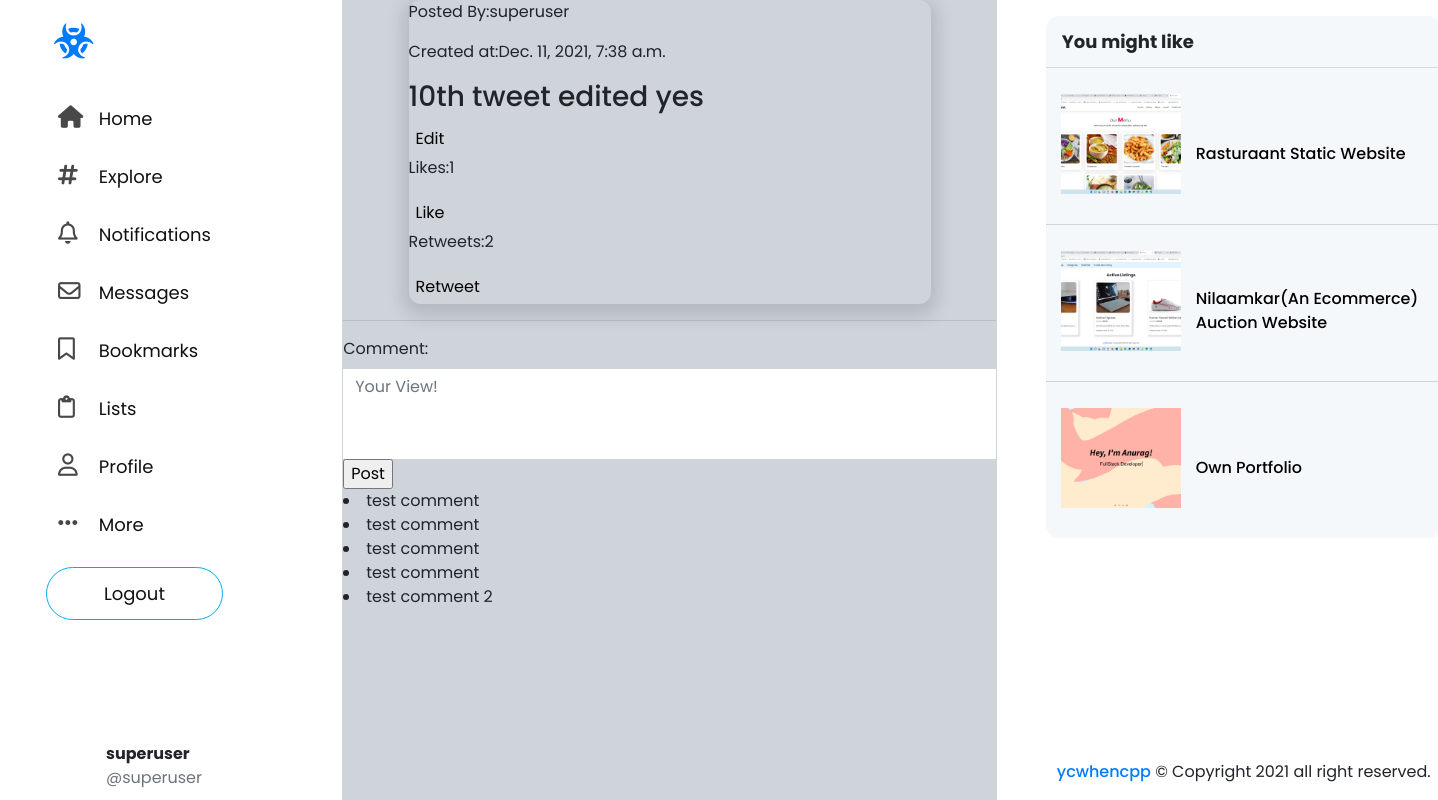
The page /tweet/11 (signed in) on the database its author committed.
### network/models.py (models this page shows, shortened)
class User(AbstractUser):
    pass
    is_following=models.ManyToManyField("self",related_name="followers",blank=True,symmetrical=False)
    def __str__(self):
        return self.username

class make_tweet(models.Model):
    content=models.CharField(max_length=1000,null=False)
    author=models.ForeignKey(User,on_delete=models.CASCADE,related_name="tweet")
    time_stamp=models.DateTimeField(auto_now_add=True)
    liked=models.ManyToManyField(User,related_name="like",blank=True)
    retweet=models.ManyToManyField(User,related_name="retweet",blank=True)
    def likecount(self):
        return self.liked.all().count()
    def retweetcount(self):
        return self.retweet.all().count()
    class Meta:
        ordering=['-time_stamp']

class tweet_comment(models.Model):
    comment=models.CharField(max_length=1000,null=False)
    author=models.ForeignKey(User,on_delete=models.CASCADE,related_name="comment")
    tweet=models.ForeignKey(make_tweet,on_delete=models.CASCADE,related_name="tweet")
    is_liked=models.ManyToManyField(User,related_name="comment_like",blank=True)
    timestamp=models.DateTimeField(auto_now_add=True)

### network/views.py (the view)
# urls.py: path("tweet/<int:id>", views.view_tweet, name="view_tweet"),
def view_tweet(request,id):
    tweet=make_tweet.objects.get(pk=id)
    comments=tweet_comment.objects.filter(tweet=tweet).all()
    return render(request,"network/viewtweet.html",{
        "tweet":tweet,
        "commentform":commentform,
        "comments":comments
    })

### network/templates/network/viewtweet.html (shortened to what this page needs)
{% extends "network/layout.html" %}
{% block body %}
<div class="tweets">
    <div class="tweet" id='tweet-{{tweet.id}}'>
        <div class="tweet-info">
            <p class="tweet-author" onclick="location.href='{% url 'view_profile' tweet.author %}'">Posted By:{{tweet.author}}</p>
            <p class="timestamp">Created at:{{tweet.time_stamp}}</p>
        </div>
        <h3 class="tweet-content" id="tweet-content-{{tweet.id}}">{{tweet.content}}</h3>
        <button class="edit_button " data-id="{{tweet.id}}">Edit</button>
        <p  id="like-post-{{tweet.id}}" class="like-count">Likes:{{tweet.likecount}}</p>
        <button class="like-button" data-id="{{tweet.id}}">Like</button>
        <p  id="rt-post-{{tweet.id}}" class="rt-count">Retweets:{{tweet.retweetcount}}</p>
        <button class="rt-button" data-id="{{tweet.id}}">Retweet</button>
    </div>
    <hr>
</div>
<div class="comment">
    <form action="{% url 'comment' tweet.id %}" method="POST">
        {{commentform}}
        <input type="submit" value="Post">
    </form>
    {% for comment in comments %}
    <li>{{comment.comment}}</li>
    {% empty %}
    No comments yet
    {% endfor %}
</div>
{% endblock %}

### network/templates/network/layout.html (shortened to what this page needs)
{% load static %}
<!DOCTYPE html>
<html lang="en">
    <head>
        <link rel="stylesheet" href="https://stackpath.bootstrapcdn.com/bootstrap/4.4.1/css/bootstrap.min.css">
        <link href="{% static 'network/styles.css' %}" rel="stylesheet">
    </head>
    <body>
        <div class="container">
            <div class="row">
              <div class="col-md-3  d-flex sidebar sticky-top " >
                <nav class="navbar d-flex flex-column justify-content-between mt-3 ">
                    <ul class="nav flex-column justify-content-between">
                        <a href="{% url 'index' %}" class="logo " ><i class="fas fa-biohazard"></i></a>
                        <li class="nav-item">
                            <a class="nav-link" href="{% url 'index' %}"><i class="fas  fa-home"></i> <span class ="ml-3">Home</span></a>
                          </li>
                        {% if user.is_authenticated %}
                              <li class="nav-item">
                                <a class="nav-link" href="{% url 'following' %}"><i class="fas fa-hashtag"></i> <span class ="ml-3">Explore</span></a>
                              </li>
                              <li class="nav-item">
                                  <a class="nav-link" href="#"><i class="far fa-bell"></i> <span class ="ml-3">Notifications</span></a>
                              </li>
                              <li class="nav-item">
                                  <a class="nav-link" href="#"><i class="far fa-envelope"></i> <span class ="ml-3">Messages</span></a>
                              </li>
                              <li class="nav-item">
                                  <a class="nav-link" href="#"><i class="far fa-bookmark"></i> <span class ="ml-3">Bookmarks</span></a>
                              </li>
                              <li class="nav-item">
                                  <a class="nav-link" href="#"><i class="far fa-clipboard"></i> <span class ="ml-3">Lists</span></a>
                              </li>
                              <li class="nav-item">
                                  <a class="nav-link" href="{% url 'view_profile' user.username %}"><i class="far fa-user"></i> <span class ="ml-3">Profile</span></a>
                              </li>
                              <li class="nav-item">
                                  <a class="nav-link" href="#"><i class="fas fa-ellipsis-h"></i> <span class ="ml-3">More</span></a>
                              </li>
                              <li class="nav-item">
                                  <a class="nav-link logout-btn"  href="{% url 'logout' %}">Logout</a>
                              </li>
                          {% else %}
                          <li class="nav-item">
                            <a class="nav-link" href="#"><i class="fas fa-cog"></i> <span class ="ml-3">Settings</span></a>
                        </li>
                      {% endif %}
                    </ul>
                    {% if user.is_authenticated %}
                      <div class="user-sidebar ">
                        <img class=" sidebar-profile-img" src="https://abs.twimg.com/sticky/default_profile_images/default_profile_400x400.png" alt="">
                        <div class="sidebar-user-info">
                            <p class="mb-0"><strong>{{user.username}}</strong></p>
                            <p class="text-muted">@{{user.username}}</p>
                        </div>
                      </div>
                    {% endif %}
                </nav>
            </div>
              <div class=" body col-md-6 " style="padding: 0;">
                {% block body %}
                {% endblock %}
              </div>
              <div class="right-side col-md-3 pl-5 sticky-top d-flex flex-column justify-content-between" style="padding: 15px 25px 0 25px;">
                {% if not user.is_authenticated %}
                    <div class="card mt-2" style="border-radius: 15px;width:398px;">
                          <div class="card-body">
                              <h5 class="card-title" style="margin-bottom: 2px"><strong>Welcome to the Network!</strong></h5>
                              <p class="card-text"><small class="text-muted"></small></p>
                              <a style="width: 75%" class="btn register-btn mb-3" href="{% url 'register' %}">Register</a>
                              <a style="width: 75%" class="btn login-btn" href="{% url 'login' %}">Log In</a>
                          </div>
                    </div>
                {% else %}
                    <div class="card " style="border-radius: 15px; overflow: hidden; border-color: transparent;width:398px;">
                        <div class="card-header" style="font-weight: bolder; font-size: 18px; background-color: rgb(245, 248, 250); padding-left: 16px">You might like</div>
                          <div class="card-body card-border d-flex  pt-3" style="padding: 0; background-color: rgb(245, 248, 250);">
                                <div class="web-image">
                                    <img src="{% static 'network/images/rassturant.png' %}" alt="">
                                </div>
                                <div class="web-link"> <a href="https://rasturaant.netlify.app/">Rasturaant Static Website</a> </div>
                          </div>
                          <div class="card-body card-border d-flex   pt-3" style="padding: 0; background-color: rgb(245, 248, 250);">
                                <div class="web-image">
                                    <img src="{% static 'network/images/nilaamkar.png' %}" alt="">
                                </div>
                                <div class="web-link"> <a href="https://nilaamkar.herokuapp.com/">Nilaamkar(An Ecommerce) Auction Website</a> </div>
                          </div>
                          <div class="card-body  d-flex   pt-3" style="padding: 0; background-color: rgb(245, 248, 250);">
                                <div class="web-image">
                                    <img src="{% static 'network/images/portfolio.png' %}" alt="">
                                </div>
                                <div class="web-link"> <a href="https://anuragchoudhary.codes/">Own Portfolio</a> </div>
                          </div>
                        </div>
                {% endif %}
                <footer class="medium text-center">
                    <p><a href="https://anuragchoudhary.codes/" style="text-decoration: none; font-weight: 500;">ycwhencpp</a> &#169; Copyright 2021 all right reserved.</p>
                </footer>
                </div>
            </div>
            </div>
    </body>
</html>

### network/static/network/styles.css (style rules this page uses)
html { scroll-behavior: smooth; }
body { font-family: "Poppins",sans-serif; box-sizing: border-box; margin: 0; padding:0; }
.container { max-width:1408px; }
.row { width: 1309px; margin-right:100px }
.sidebar { height:100vh; width:100%; }
.logo { margin-bottom:32px; margin-left:8px; }
.logo i { font-size:35px; color:#007bff; }
li.nav-item { display: inline-block; display: flex; margin-bottom: 7px; }
i { width:20px; }
a.nav-link { padding: 12px 12px; color:#111; font-size:18px; font-weight: 400; }
a.nav-link i { color:rgb(73, 72, 72); }
.register-btn,.login-btn,.logout-btn,.follow-button { padding:10px 20px ; color:#00acee; background:#fff; border:1px solid #00acee; border-radius: 30px; font-weight: 500; margin:0 40px; }
.logout-btn { width:100%; margin:0; text-align: center; margin-top:10px; }
.user-sidebar { width: 100%; height: 50px; display:flex; }
.sidebar-user-info { display: flex; flex-direction: column; }
.sidebar-profile-img { width:50px; margin-right: 10px; object-fit: contain; border-radius: 50%; }
.body { border:1px solid #ced4da; border-top: 0; background: #ced4da; border-bottom: 1px solid #ced4da; }
textarea.form-control { height:90px; resize: none; }
.tweet { width:80% !important; margin-right: auto; margin-left: auto; border-radius: 12px !important; box-shadow: 0px 6px 17px 7px rgb(0 0 0 / 12%); }
textarea.form-control { border:none !important; outline:none !important; border-radius: 0; }
button,button:active,button:focus { outline:none; border:none; background: none; padding: 5px 7px; }
i { font-size:22.5px; color:gray; }
.right-side { height:100vh; }
.web-image { height:130px; width:150px; text-align: center; }
.web-image { padding:10px 15px ; align-items: center; margin-bottom: 10px; }
.web-image img { height:100px; width:120px; object-fit:cover; }
.web-link { align-self: center; }
.card-border { border-bottom: 1px solid #ced4da; }
.web-link a { font-weight:500; color:#000; }
footer { width: 398px; }

### rows shown on the page
User: username "superuser"
make_tweet: author "superuser", time_stamp "Dec. 11, 2021, 7:38 a.m.", content "10th tweet edited yes", likecount "1", retweetcount "2"
tweet_comment: comment "test comment"
tweet_comment: comment "test comment"
tweet_comment: comment "test comment"
tweet_comment: comment "test comment"
tweet_comment: comment "test comment 2"
